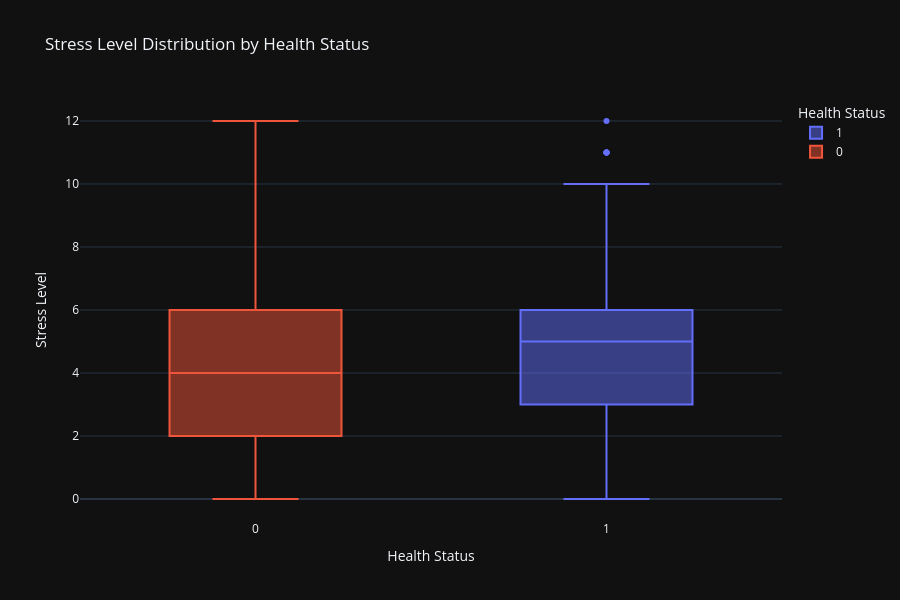

Notebook code cell kept with this figure:
### Code cell
fig = px.box(
    df,
    x='Target',
    y='Stress_Level',
    color='Target',
    title='Stress Level Distribution by Health Status',
    labels={
        'Target': 'Health Status',
        'Stress_Level': 'Stress Level'
    }
)

fig.update_layout(
    template='plotly_dark',
    width=900,
    height=600
)

fig.show()

### Figure 1 — Plotly figure (JSON) as saved in the notebook; plotly's stock layout.template omitted (floating-point values rounded to 4 significant figures; data arrays with more than 128 entries replaced by an {"elided": "..."} marker saying what was removed)
{"data": [{"alignmentgroup": "True", "hovertemplate": "Health Status=%{x}<br>Stress Level=%{y}<extra></extra>", "legendgroup": "1", "marker": {"color": "#636efa"}, "name": "1", "notched": false, "offsetgroup": "1", "orientation": "v", "showlegend": true, "type": "box", "x": {"elided": "4979 int values"}, "x0": " ", "xaxis": "x", "y": {"elided": "4979 float values"}, "y0": " ", "yaxis": "y"}, {"alignmentgroup": "True", "hovertemplate": "Health Status=%{x}<br>Stress Level=%{y}<extra></extra>", "legendgroup": "0", "marker": {"color": "#EF553B"}, "name": "0", "notched": false, "offsetgroup": "0", "orientation": "v", "showlegend": true, "type": "box", "x": {"elided": "4570 int values"}, "x0": " ", "xaxis": "x", "y": {"elided": "4570 float values"}, "y0": " ", "yaxis": "y"}], "layout": {"boxmode": "overlay", "height": 600, "legend": {"title": {"text": "Health Status"}, "tracegroupgap": 0}, "title": {"text": "Stress Level Distribution by Health Status"}, "width": 900, "xaxis": {"anchor": "y", "categoryarray": [1, 0], "categoryorder": "array", "domain": [0, 1], "title": {"text": "Health Status"}}, "yaxis": {"anchor": "x", "domain": [0, 1], "title": {"text": "Stress Level"}}}}
